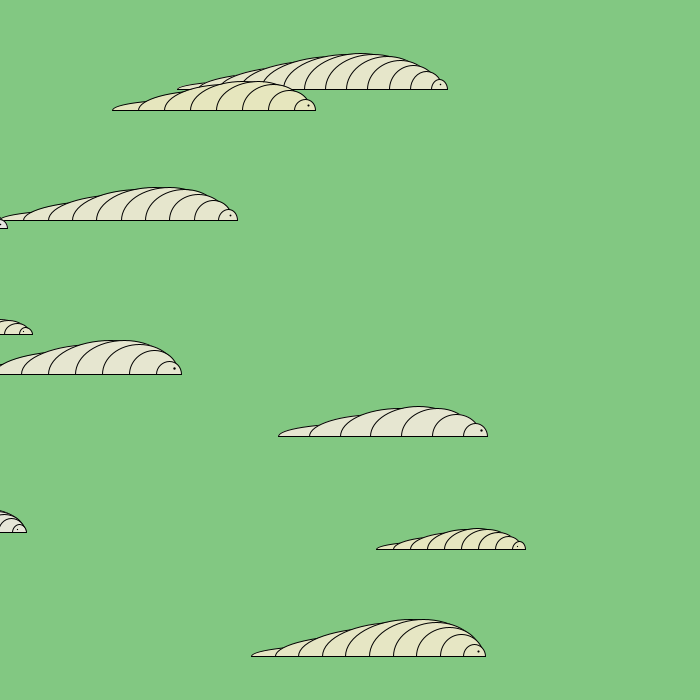
Frame 1 (no input)
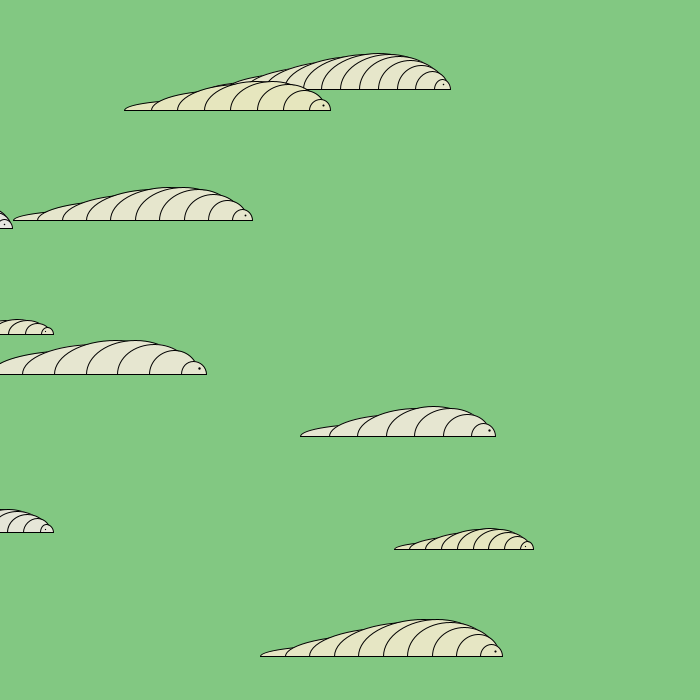
Frame 60 (the mouse pressed at the canvas centre just before this capture)
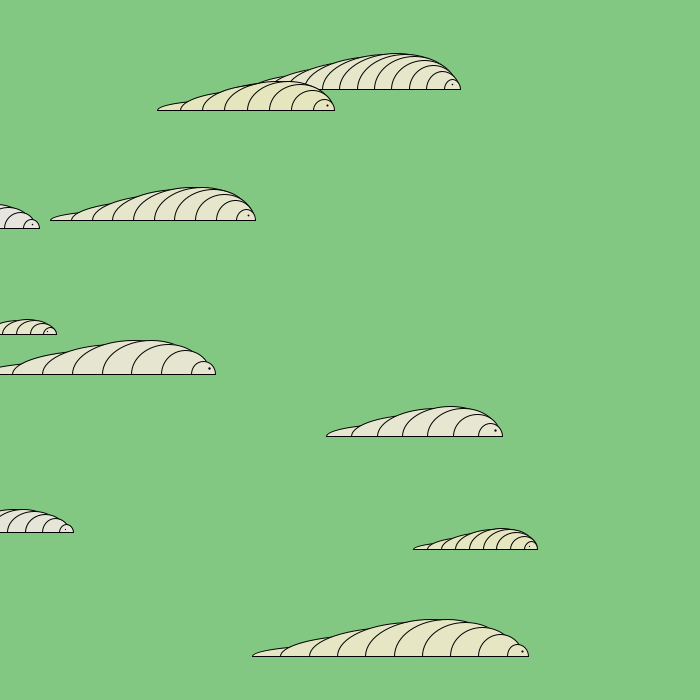
Frame 120 (the mouse held since frame 60 and released just before this capture)

The Processing sketch that drew these frames (run headless with seeded random() and noise(); from frame 60 on, the mouse is pressed at the canvas centre):

// Processing sketch: larve
// ── larve.pde

int nLarve = 10;
larva larves[] = new larva[nLarve];
float larg;


void setup() {
  size(700, 700);
  larg = (9/10.0)*height/nLarve;
  for (int i = 0; i < nLarve; i ++) {
    larves[i] = new larva(random(0, width), i);
  }
}


void draw() {
  background(130, 200, 130);
  for (int i = 0; i < nLarve; i ++) {
    larves[i].deplaff();
  }
  stroke(0);
  line(width, 0, width, height);
}


class larva {
  float x, y;
  int n = 11;
  int temps = 0;
  int cycle = 200;
  float coeff = 1;
  float taille = 0.5;
  float vitesse = 1*taille;
  int numero;
  color c;
  larva(float xI, int nI) {
    x = xI;
    numero = nI;
    ini();
  }

  void deplaff() {
    stroke(0);
    fill(c);
    coeff = 1.1+(0.2*(sin(2*PI*temps/cycle)));
    for (int i = n-1; i >= 0; i --) {
      arc(x-25*i*coeff*taille, y, 40*i*taille, taille*50*i*(n-i)/n, -PI, 0, CHORD);
    }
    pushStyle();
    stroke(0);
    strokeWeight(4*taille);
    point(x-10+(1-coeff)*10*taille*2, y-10*taille);
    popStyle();
    temps ++;
    if (temps > cycle) {
      temps = 0;
    }
    if (temps < cycle/4.0 || temps > 3*cycle/4.0) {
      x += vitesse;
    }
    if (x > width + 25*(n-1)*coeff*taille + 40*(n-1)*taille) {
      ini();
      x = 0;
    }
  }

  void ini() {
    taille = random(0.3, 0.7);
    ;
    n = int(random(7, 15));
    temps = int(random(0, cycle));
    y = random(height/20 + numero*larg, height/20 + (numero+1)*larg);
    c = color(230, 230, random(190, 230));
  }
}
